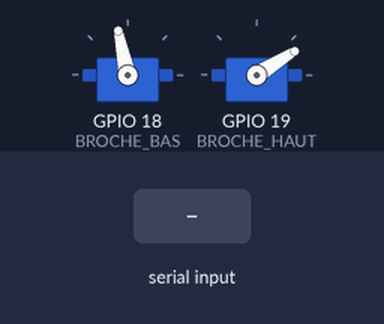
Bench run of a sketch on a simulated ESP32. Shown: 2 × servo. The test bench sets the inputs (shaded band). What the sketch prints to the serial monitor is not drawn.

Above: at 9.2 s.
9.3 s: "1" received over Serial
Timing chart, 0 to 17.6 s (numbered marks = the images above; inputs shaded):
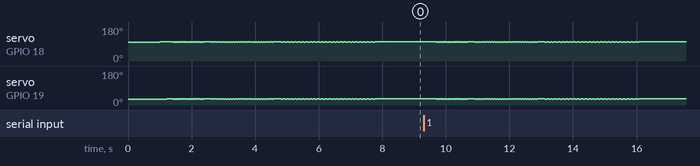

Measured:
- after the input at 9.3 s, servo on GPIO 18 (BROCHE_BAS): 102° → 100° after 0.41 s, then repeats every 2.2 s: 100° 0.02 s, 102° 0.22 s, 24 × (100° 0.04 s, 102° 0.04 s); servo on GPIO 19 (BROCHE_HAUT): 32° → 30° after 0.41 s, then repeats every 2.2 s: 30° 0.02 s, 32° 0.22 s, 24 × (30° 0.04 s, 32° 0.04 s)

The sketch:

mesure_servo.ino
```cpp
// mesure_servo.ino
// Mesure : combien de temps dure servo.write() sur l'ESP32 ?
// But : vérifier d'où vient la limite d'environ 25 ordres par seconde de
// suivi_camera.ino. Hypothèse (lue dans le pilote PWM de l'ESP32) : write()
// attend que la consigne précédente soit prise en compte par le signal 50 Hz.
//
// Aucun échange série pendant la mesure : si write() est lent ici, le port
// série n'y est pour rien.
// La tourelle bouge à peine : 2° autour du centre.
// Résultats sur le port série (115200 bauds). Envoyer un caractère pour
// refaire la mesure.
//
// Branchement : le même que balayage.ino
//   fils bruns                              -> GND
//   fils rouges                             -> VIN (5 V venant de l'USB)
//   orange du servo du bas  (gauche/droite) -> D18
//   orange du servo du haut (haut/bas)      -> D19

#include <ESP32Servo.h>

// Broches de signal des servos
const int BROCHE_BAS = 18;
const int BROCHE_HAUT = 19;

// Centres mesurés sur la monture (caméra droit devant)
const int CENTRE_BAS = 100;
const int CENTRE_HAUT = 30;

// Nombre d'ordres par essai
const int REPETITIONS = 50;

Servo servoBas;
Servo servoHaut;

// Envoie REPETITIONS ordres et affiche la durée d'un ordre (moyenne, min, max).
// deuxServos : écrit aussi le servo du haut, comme le fait suivi_camera.ino.
// pauseMs : attente entre deux ordres (0 = le plus vite possible).
void mesurer(const char *nom, bool deuxServos, int pauseMs) {
  unsigned long total = 0, mini = 0xFFFFFFFF, maxi = 0;
  for (int i = 0; i < REPETITIONS; i++) {
    int decalage = (i % 2) * 2;  // alterne centre et centre + 2°
    unsigned long debut = micros();
    servoBas.write(CENTRE_BAS + decalage);
    if (deuxServos) {
      servoHaut.write(CENTRE_HAUT + decalage);
    }
    unsigned long duree = micros() - debut;
    total += duree;
    mini = min(mini, duree);
    maxi = max(maxi, duree);
    delay(pauseMs);
  }
  Serial.printf("%s : moyenne %lu us, min %lu us, max %lu us\n",
                nom, total / REPETITIONS, mini, maxi);
  // Laisse la dernière consigne être prise en compte avant l'essai suivant
  delay(200);
}

void toutMesurer() {
  Serial.println("Debut des mesures");
  mesurer("1 servo, sans pause", false, 0);
  mesurer("2 servos, sans pause", true, 0);
  mesurer("2 servos, pause 20 ms", true, 20);
  mesurer("2 servos, pause 40 ms", true, 40);
  mesurer("2 servos, pause 60 ms", true, 60);
  Serial.println("Fin des mesures");
}

void setup() {
  Serial.begin(115200);

  // Même préparation des servos que suivi_camera.ino
  ESP32PWM::allocateTimer(0);
  ESP32PWM::allocateTimer(1);
  ESP32PWM::allocateTimer(2);
  ESP32PWM::allocateTimer(3);
  servoBas.setPeriodHertz(50);
  servoHaut.setPeriodHertz(50);
  servoBas.attach(BROCHE_BAS, 500, 2400);
  servoHaut.attach(BROCHE_HAUT, 500, 2400);

  // Départ au centre, puis 1 s pour que la tourelle soit immobile
  servoBas.write(CENTRE_BAS);
  servoHaut.write(CENTRE_HAUT);
  delay(1000);

  toutMesurer();
}

void loop() {
  // Un caractère reçu : on refait la mesure
  if (Serial.available() > 0) {
    while (Serial.available() > 0) {
      Serial.read();
    }
    toutMesurer();
  }
}
```
